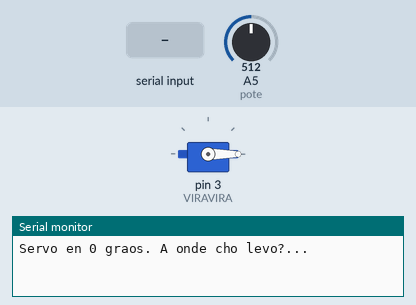
Simulated run of this sketch. Board: Arduino Uno, built with avr-gcc and run on an emulated ATmega328P. Shown: servo, the last lines printed to the serial monitor. Inputs (shaded band) come from the test bench; at power-on: A5 (pote) = 512.

Above: at 0.9 s.
1.0 s: "esquerda\n" received over Serial
At 1.9 s:
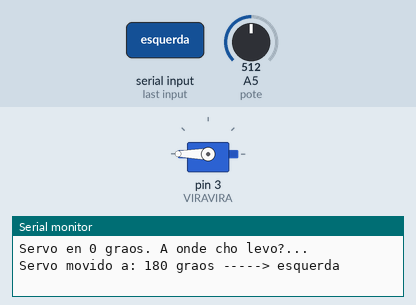
2.5 s: A5 (pote) set to 716
At 3.2 s:
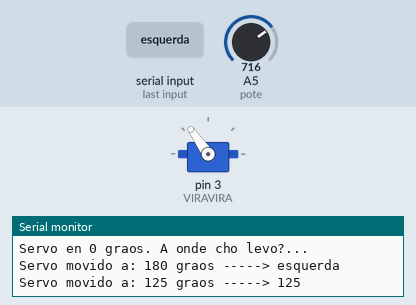
4.0 s: "centro\n" received over Serial
At 4.5 s:
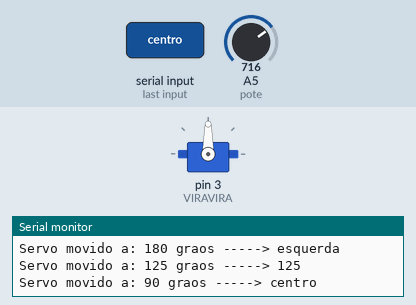
5.5 s: "diagonal dereita\n" received over Serial
At 5.8 s:
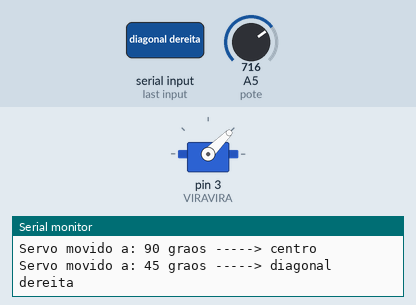
7.0 s: "180\n" received over Serial
At 8.2 s:
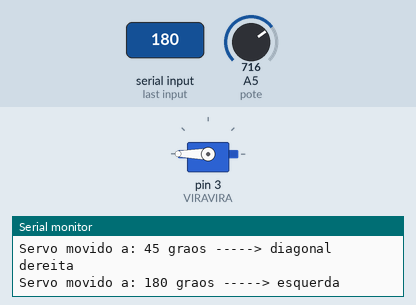
8.5 s: "90\n" received over Serial
At 9.5 s:
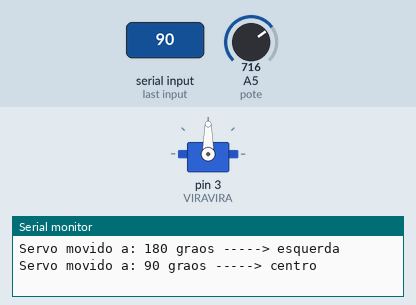
Timing chart, 0 to 11.0 s (numbered marks = the images above; inputs shaded):
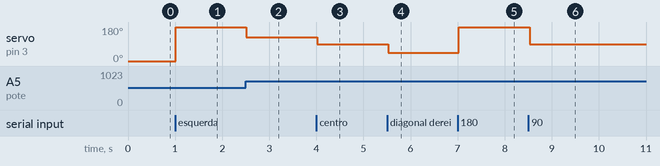

Measured:
- after the input at 1.0 s, servo on pin 3 (VIRAVIRA): 0° → 180° at once
- after the input at 2.5 s, servo on pin 3 (VIRAVIRA): 180° → 125° at once
- after the input at 4.0 s, servo on pin 3 (VIRAVIRA): 125° → 90° at once
- after the input at 5.5 s, servo on pin 3 (VIRAVIRA): 90° → 45° at once
- after the input at 7.0 s, servo on pin 3 (VIRAVIRA): 45° → 180° at once
- after the input at 8.5 s, servo on pin 3 (VIRAVIRA): 180° → 90° at once

The sketch:

ODE_POSICIONAMENTO_DUN_SERVO_ALTERNATIVO_POTE-COMUNICA_SERIE.ino
```cpp
/*
-----POSICIONAMENTO DUN SERVO EMPREGANDO ALTERNATIVAMENTE ----
		---- POTENCIÓMETRO OU COMUNICACIÓN SERIE ----

Realiza unha montaxe na que un servo (alimentado por
unha batería externa) se conecte no pin PWM D03 (3~)
como entrada de control (saída para Arduíno) e un potenciómetro
se conecte no pin analóxico A05 como entrada do Arduíno.
O programa  reactivo ao potenciómetro, pero ademais,
se existe unha orde en forma de texto na entrada serie,
débese priorizar a orde lida. É dicir, compróbase a entrada serie,
se hai entrada execútase, se non existe orde en forma de texto,
posiciónase o servo onde indique o potenciómetro. Ademais,
se a posición do potenciómetro non variou,
o servo debe permanecer na posición indicada polo monitor serie.
No momento en que muden ou ben a posición do potenciómetro
ou ben a orde do monitor serie, o servo debe reposicionarse.
Sempre tendo en conta a prioridade do monitor serie sobre o potenciómetro.
Débese situar inicialmente o servo na posición 0º,
antes de que o controle o monitor serie.

- O servo só se pode accionar un máximo de 0.15 veces por segundo
- O potenciómetro controla o ángulo de xiro do servo.


*****************************************************************/
/***************************************************************

Programa feito por Mario Fernández Tubío.
Última revisión: 05/05/2025

********************************************************/
#include <Servo.h>
#define pote A5

int valorPOTE = 0;        // Posición do Pote

/* Temos que ter claro que nesta montaxe a posición do Pote
   e a posición do servo non son a mesma e incluso poden non
   coincidir. */

int pos = 0;              // Posición do servo
int novaPos = 0;          // Nova posición do servo
int ultimaPosPote = 0;   // Última posición do Pote
bool ordeserial = true;   // Entrada de texto ou de potenciómetro.

// Por defecto teremos a posición en 0º porque manda o TEXTO.

int veloz = 150;
int paso = 5;
String orde = "";         // Orde en texto, por iso é String


Servo VIRAVIRA;


/************* EMPEZAMOS CO CÓDIGO *************/

void setup(){

  VIRAVIRA.attach(3);
  Serial.begin(9600);

  pos = 0;             // Poñer en posición 0º
  VIRAVIRA.write(0);   // O servo ponse inicialmente en 0º

  Serial.println("Servo en 0 graos. A onde cho levo?...");

  while (Serial.available() == 0) {

}
}

/*********** FUNCION LOOP (O NÚCLEO DO PROGRAMA) **********/
void loop(){

   if (Serial.available() > 0) {
    serial();        // A orde por texto sempre ten prioridade
  } else if (!ordeserial) {
    potencio();     // Se non hai nova orde, mirar o pote
  }


 /* Facemos unha lectura temporal para ver se o Pote cambiou.
    E se cambiou, pasamos a "modo potenciómetro".    */

    int lecturaTemp = analogRead(pote);
		lecturaTemp = constrain(lecturaTemp, 50, 975);
		lecturaTemp = map(lecturaTemp, 50, 975, 0, 180);
		lecturaTemp = (lecturaTemp / paso) * paso;


/*   Non cambiamos a prioridade do serial ata que
     o potenciómetro cambie.                         */

  if (lecturaTemp != ultimaPosPote) {
    	ultimaPosPote = lecturaTemp;
    	ordeserial = false;
  }

    delay(veloz);    // Tempo de reactividade.
}


/****** AGORA IMOS COAS FUNCIÓNS QUE CHAMAMOS NO CÓDIGO ******/


          /****** FUNCIÓN POTENCIÓMETRO ******/

void potencio (){   //Función do POTENCIÓMETRO.

// Lemos o pote
  valorPOTE = analogRead(pote);


/* Limitamos o rango de entrada para asegurarnos de que
   map() só recibe valores no rango esperado.

        constrain(valor,min,max)*/
  valorPOTE = constrain(valorPOTE, 50, 975);

/* Remapear o rango para que "50 sexa 0" e "975 sexa 1023".
     "map(valor, fromLow, fromHigh, toLow, toHigh)"*/
  valorPOTE = map(valorPOTE, 50,    975,       0,     180);


// Axustamos á precisión de 10 grados
  valorPOTE = (valorPOTE / paso) * paso;


// Só mover o servo se cambiou a posición
  if (valorPOTE != ultimaPosPote) {
    ultimaPosPote = valorPOTE;
      pos = valorPOTE;
      VIRAVIRA.write(pos);
       ordeserial = false;

// Saída ó monitor serie
    Serial.print("Servo movido a: ");
    Serial.print(pos);
    Serial.print(" graos -----> ");
    Serial.println(texto(pos));

}
}

/**************** FUNCIÓN TEXTO SERIAL ********************/

void serial (){  //Función do TEXTO serial.


    // Ler a orde do monitor
    orde = Serial.readStringUntil('\n');

    orde.trim(); /* Aseguramos lectura correcta
                 eliminando os espazos en branco*/

// Interpretamos a orde
      novaPos = interpretarOrde(orde);

      if (novaPos != -1) {  /*Sempre que non sexa unha
                              orde inválida*/

// Axustar á precisión
      pos = (novaPos / paso) * paso;
      VIRAVIRA.write(pos);    //Accionamos o servo
      ordeserial = true;      // Mantemos a orde do monitor serie

	  Serial.print("Servo movido a: ");
      Serial.print(pos);
      Serial.print(" graos -----> ");
      Serial.println(texto(pos));
      } else {
      Serial.println("Repite, que non che entendo.");

  }

}


/********* Aquí Interpretamos a Orde do SERIAL *********/

//Función para interpretar a orde textual

int interpretarOrde(String orde) {

  orde.toLowerCase(); /* Convertemos todo texto escrito a
  						 minúsculas. Así non temos que escribir
                         exactamente o texto da orde */

  if (orde == "esquerda" || orde == "180") return 180;

  else if (orde == "diagonal esquerda" ||
           orde == "135") return 135;

  else if (orde == "centro" ||
           orde == "90") return 90;

  else if (orde == "diagonal dereita" ||
           orde == "45") return 45;

  else if (orde == "dereita" ||
           orde == "0") return 0;


  return -1; // Orde non válida
}

// Función para devolver a orde textual da posición

String texto(int pos) {

  if (pos == 180) return "esquerda";
  else if (pos == 135) return "diagonal esquerda";
  else if (pos == 90) return "centro";
  else if (pos == 45) return "diagonal dereita";
  else if (pos == 0) return "dereita";
  else return String(pos);

}
```
